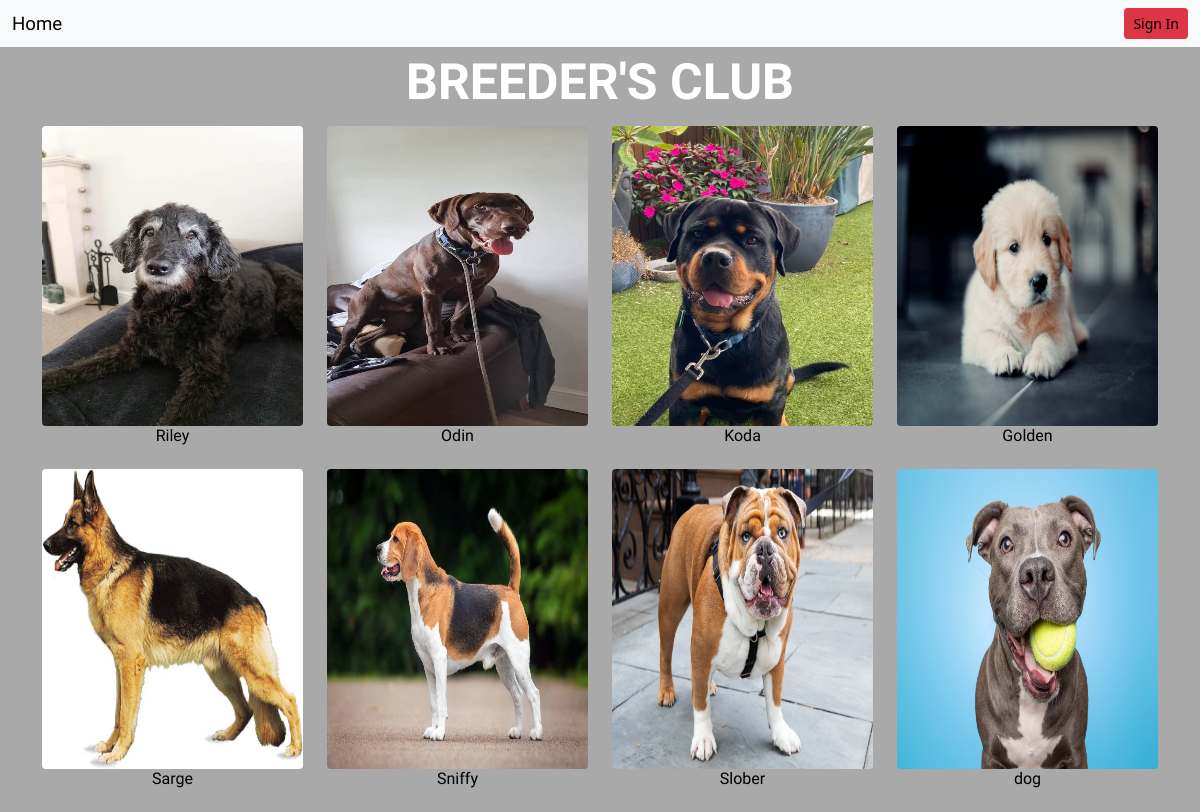
Before: / with the older database file.
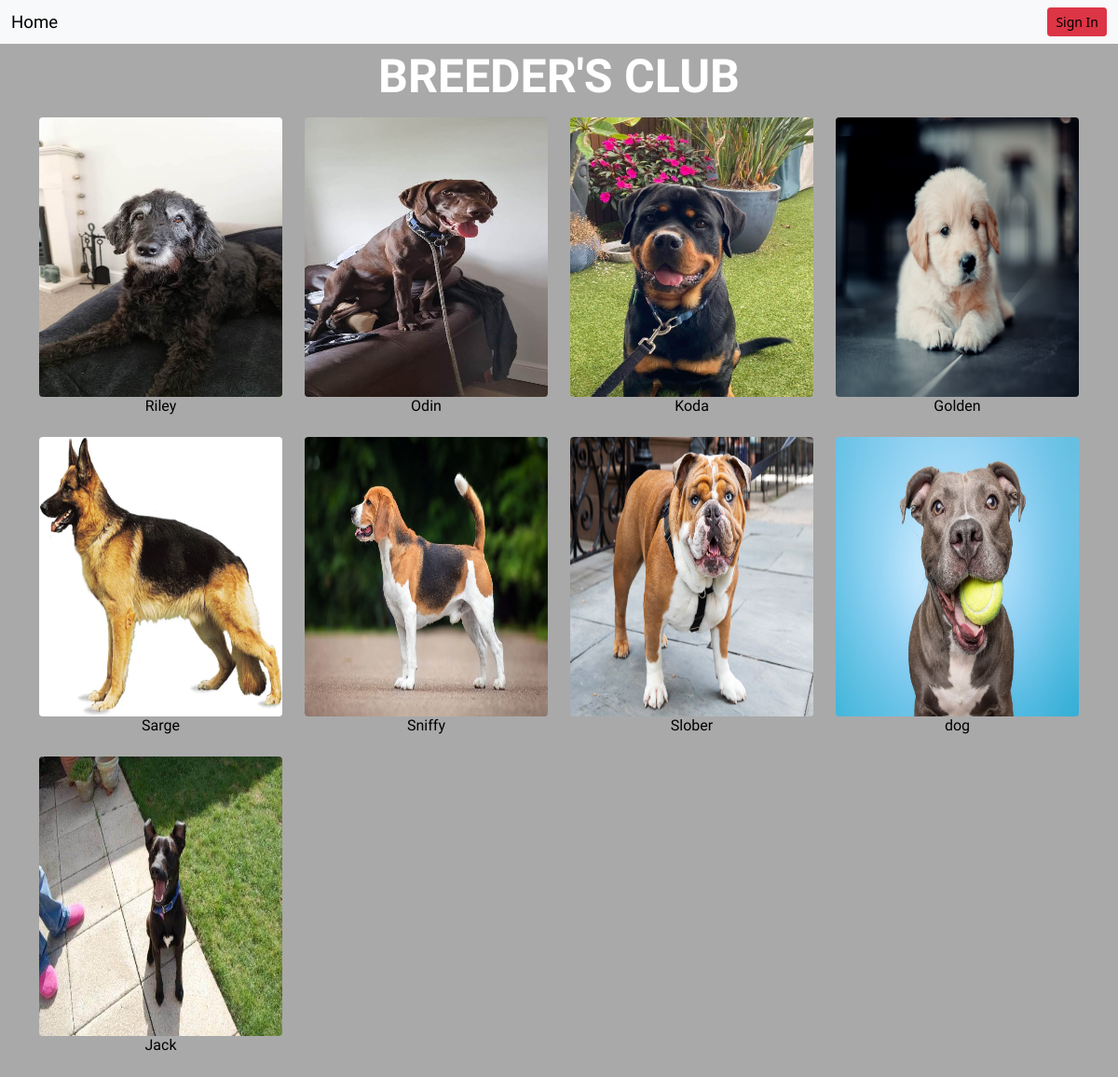
After: the same page with the newer database file.
### photoapp/models.py (models this page shows, shortened)
class Photo(models.Model):
    title = models.CharField(max_length=45)
    description = models.CharField(max_length=250)
    created = models.DateTimeField(auto_now_add=True)
    image = models.ImageField(upload_to='photos/')
    submitter = models.ForeignKey(get_user_model(), on_delete=models.CASCADE)
    tags = TaggableManager()

### photoapp/views.py (the view)
# urls.py: path('', PhotoListView.as_view(), name='list'),
class PhotoListView(ListView):
    model = Photo
    template_name = 'photoapp/list.html'
    context_object_name = 'photos'

### photoapp/templates/photoapp/list.html
{% extends 'base.html' %}
{% block body %}
<h1 class="header">BREEDER'S CLUB</h1>
<div class="row">
  {% for photo in photos %}
  <div class="col-lg-3 col-md-4 col-xs-6">
    <a href="{% url 'photo:detail' photo.id %}" class="d-block mb-4 h-100">
      <img src="{{photo.image.url}}" id="photos" class="img-fluid rounded" alt="{{photo.title}}" />
      <h6 class="text-center" style="text-decoration: none; font-family: Bowlby One SC;">{{ photo.title }}</h6>
    </a>
  </div>
  {% endfor %}
</div>
{% endblock body %}

### templates/base.html (shortened to what this page needs)
<!DOCTYPE html>
<html lang="en">
  <head>
    <link rel="stylesheet" href="/static/styles.css">
    <link
      href="https://cdn.jsdelivr.net/npm/bootstrap@5.0.0/dist/css/bootstrap.min.css"
      rel="stylesheet"
/>
    <link
      rel="stylesheet"
      href="https://cdnjs.cloudflare.com/ajax/libs/font-awesome/5.15.3/css/all.min.css"
/>
  </head>
  <body class="body">
    {% include 'navbar.html' %}
    <div class="container mt-4">
    {% block body %}
    {% endblock body %}
  </div>
  </body>
</html>

### templates/navbar.html (shortened to what this page needs)
<link rel="stylesheet" href="/static/styles.css">
<nav class="navbar navbar-expand-md navbar-light bg-light">
  <div class="container-fluid">
    <div class="collapse navbar-collapse flex-row-reverse" id="navbarTogglerDemo02">
      <ul class="navbar-nav">
        {% if user.is_authenticated %}
        <nav class="navbar navbar-light bg-light">
          <span class="navbar-brand mb-0 h1">Hi {{user.username}}</span>
        </nav>
        <form id="button1" action="{% url 'photo:create' %}">
          <button type="submit">Add a furry friend</button>
       </form>
        <form id="logout-form" method="post" action="/admin/logout/">
          <input type="hidden" name="csrfmiddlewaretoken">
          <button type="submit" id="button">Log out</button>
          {% csrf_token %}
        </form>
      </ul>
      {% else %}
      <li class="nav-item">
        <a href="{% url 'user:login' %}" class="btn btn-sm btn-danger">Sign In</a>
      </li>
      {% endif %}
      </ul>
    </div>
  </div>
</nav>

### static/styles.css (style rules this page uses)
h1 { color: white; text-align: center; font-family: "Bowlby One SC"; font-size: 50px; font-style: normal; font-variant: normal; font-weight: 700; line-height: 22px; padding-bottom: 25px; }
#photos { width: 400px; height: 300px; }
.body { background-color: darkgrey; }
a:link { text-decoration: none; color: black; }

Changed rows visible on the page:
added Photo: image (picture), title "Jack"
